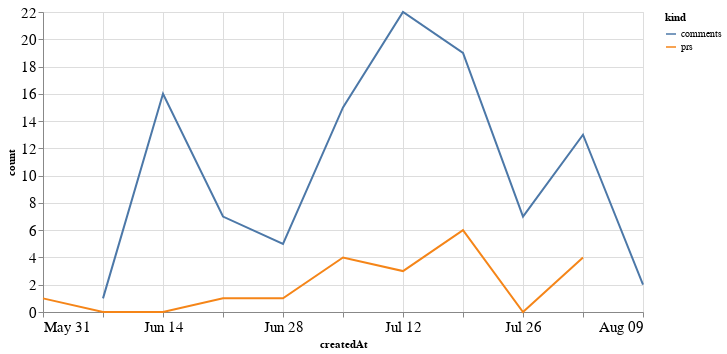

The notebook cell this image was saved under:
### Code cell
alt.Chart(total_time, width=600).mark_line().encode(
    x='createdAt',
    y='count',
    color='kind'
)

### Figure 1 — Vega-Lite specification as saved in the notebook (floating-point values rounded to 4 significant figures)
{"config": {"axisLeft": {"labelFontSize": 15}, "axisBottom": {"labelFontSize": 15}}, "data": {"name": "data-3d7de147d503cdf4a39015c805cfbf13"}, "mark": "line", "encoding": {"color": {"type": "nominal", "field": "kind"}, "x": {"type": "temporal", "field": "createdAt"}, "y": {"type": "quantitative", "field": "count"}}, "width": 600, "$schema": "https://vega.github.io/schema/vega-lite/v4.8.1.json", "datasets": {"data-3d7de147d503cdf4a39015c805cfbf13": [{"createdAt": "2020-05-31T00:00:00", "kind": "prs", "count": 1.0}, {"createdAt": "2020-06-07T00:00:00", "kind": "prs", "count": 0.0}, {"createdAt": "2020-06-14T00:00:00", "kind": "prs", "count": 0.0}, {"createdAt": "2020-06-21T00:00:00", "kind": "prs", "count": 1.0}, {"createdAt": "2020-06-28T00:00:00", "kind": "prs", "count": 1.0}, {"createdAt": "2020-07-05T00:00:00", "kind": "prs", "count": 4.0}, {"createdAt": "2020-07-12T00:00:00", "kind": "prs", "count": 3.0}, {"createdAt": "2020-07-19T00:00:00", "kind": "prs", "count": 6.0}, {"createdAt": "2020-07-26T00:00:00", "kind": "prs", "count": 0.0}, {"createdAt": "2020-08-02T00:00:00", "kind": "prs", "count": 4.0}, {"createdAt": "2020-08-09T00:00:00", "kind": "prs", "count": null}, {"createdAt": "2020-05-31T00:00:00", "kind": "comments", "count": null}, {"createdAt": "2020-06-07T00:00:00", "kind": "comments", "count": 1.0}, {"createdAt": "2020-06-14T00:00:00", "kind": "comments", "count": 16.0}, {"createdAt": "2020-06-21T00:00:00", "kind": "comments", "count": 7.0}, {"createdAt": "2020-06-28T00:00:00", "kind": "comments", "count": 5.0}, {"createdAt": "2020-07-05T00:00:00", "kind": "comments", "count": 15.0}, {"createdAt": "2020-07-12T00:00:00", "kind": "comments", "count": 22.0}, {"createdAt": "2020-07-19T00:00:00", "kind": "comments", "count": 19.0}, {"createdAt": "2020-07-26T00:00:00", "kind": "comments", "count": 7.0}, {"createdAt": "2020-08-02T00:00:00", "kind": "comments", "count": 13.0}, {"createdAt": "2020-08-09T00:00:00", "kind": "comments", "count": 2.0}]}}
